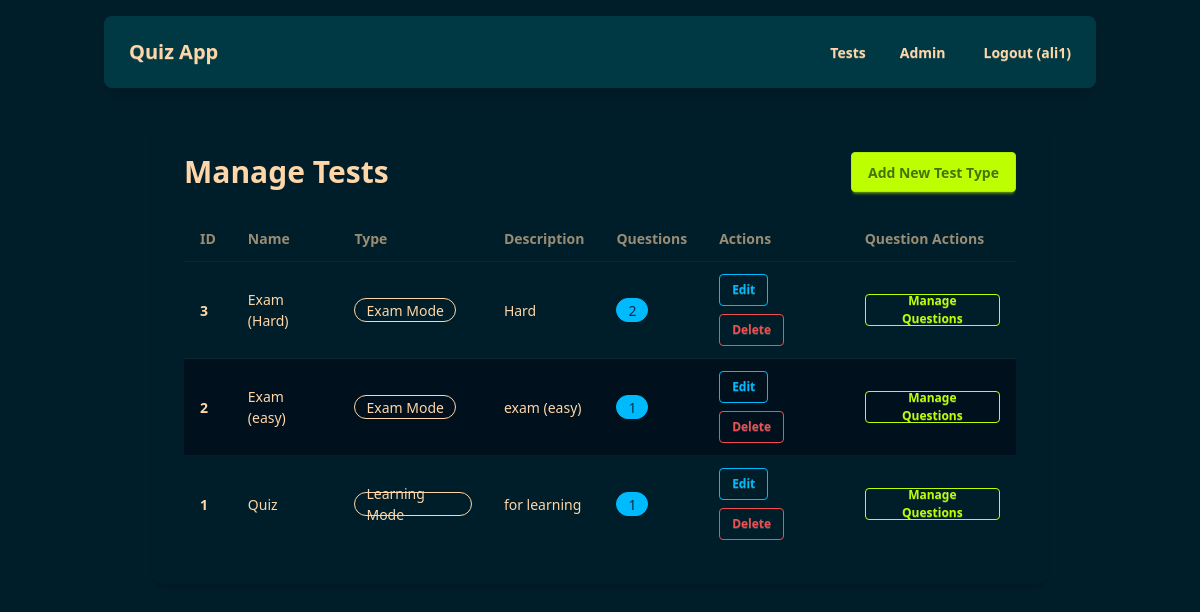
The app's page /quiz/admin/tests/ (signed in), older data.
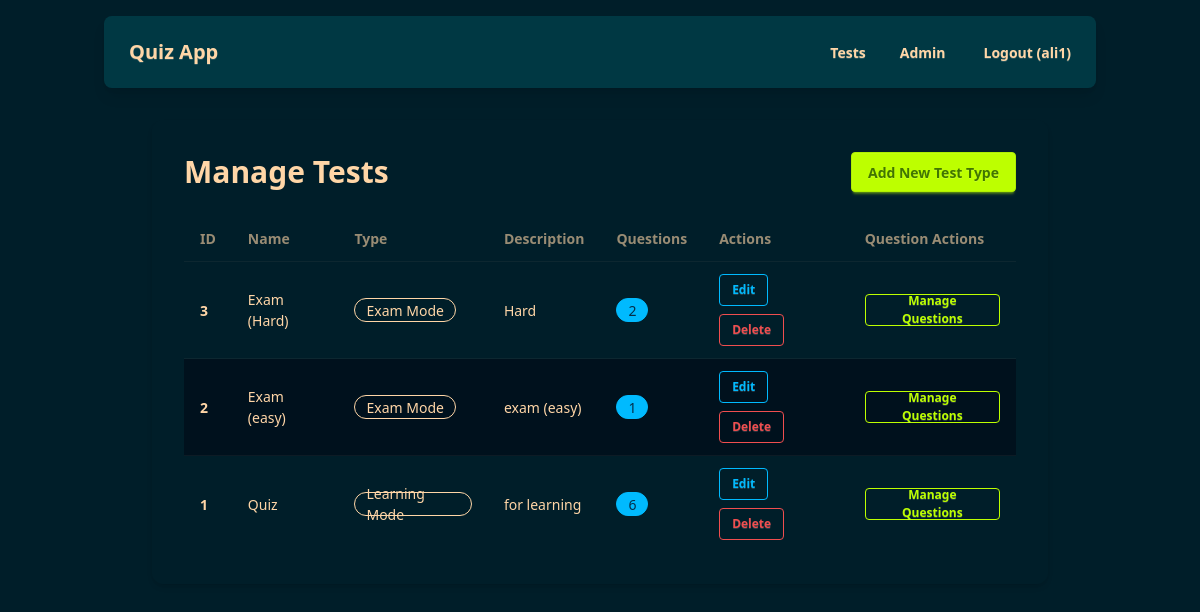
The same page, newer data.
### quiz/models.py (models this page shows, shortened)
class Test(models.Model):
    name = models.CharField(max_length=255)
    description = models.TextField(blank=True)
    test_type = models.CharField(max_length=10, choices=TEST_TYPES, default='learning')
    position = models.PositiveIntegerField(default=0, help_text="Display order of the test")
    class Meta:
        ordering = ['position', 'name']

### quiz/views.py (the view)
# urls.py: path('admin/tests/', custom_admin_tests, name='custom_admin_tests'),
@user_passes_test(is_staff_check)
def custom_admin_tests(request):
    tests = Test.objects.annotate(question_count=Count('questions')).order_by('name')
    context = {
        'tests': tests,
    }
    return render(request, 'quiz/custom_admin/admin_tests_list.html', context)

### quiz/views.py (called while the page is built)
def is_staff_check(user):
    return user.is_staff

### quiz/templates/quiz/custom_admin/admin_tests_list.html (shortened to what this page needs)
{% extends 'quiz/base.html' %}
{% block content %}
<div class="max-w-4xl mx-auto bg-base-100 p-8 rounded-xl shadow-md">
    <div class="flex justify-between items-center mb-6">
        <h2 class="text-3xl font-bold">Manage Tests</h2>
        <a href="{% url 'custom_admin_add_test' %}" class="btn btn-primary">Add New Test Type</a>
    </div>
    {% if tests %}
        <div class="overflow-x-auto">
            <table class="table w-full table-zebra">
                <thead>
                    <tr>
                        <th>ID</th>
                        <th>Name</th>
                        <th>Type</th>
                        <th>Description</th>
                        <th>Questions</th>
                        <th>Actions</th>
                        <th>Question Actions</th>
                    </tr>
                </thead>
                <tbody>
                    {% for test in tests %}
                    <tr>
                        <th>{{ test.id }}</th>
                        <td>{{ test.name }}</td>
                        <td><span class="badge badge-outline">{{ test.get_test_type_display }}</span></td>
                        <td>{{ test.description|truncatechars:100 }}</td>
                        <td>
                            {% if test.question_count is not None %}
                                <span class="badge badge-info">{{ test.question_count }}</span>
                            {% else %}
                                <span class="badge badge-ghost">0</span>
                            {% endif %}
                        </td>
                        <td class="flex flex-wrap gap-2">
                            <a href="{% url 'custom_admin_edit_test' test.id %}" class="btn btn-sm btn-outline btn-info">Edit</a>
                            <a href="{% url 'custom_admin_delete_test' test.id %}" class="btn btn-sm btn-outline btn-error">Delete</a>
                        </td>
                        <td>
                            <a href="{% url 'custom_admin_test_questions' test.id %}" class="btn btn-sm btn-outline btn-primary">Manage Questions</a>
                        </td>
                    </tr>
                    {% endfor %}
                </tbody>
            </table>
        </div>
    {% else %}
        <p>No test types found. <a href="{% url 'custom_admin_add_test' %}" class="text-blue-600 hover:underline">Add one now</a>.</p>
    {% endif %}
</div>
{% endblock %}

Row changes from the older to the newer data that the page shows:
changed Test "Quiz": question_count "1" → "6"
